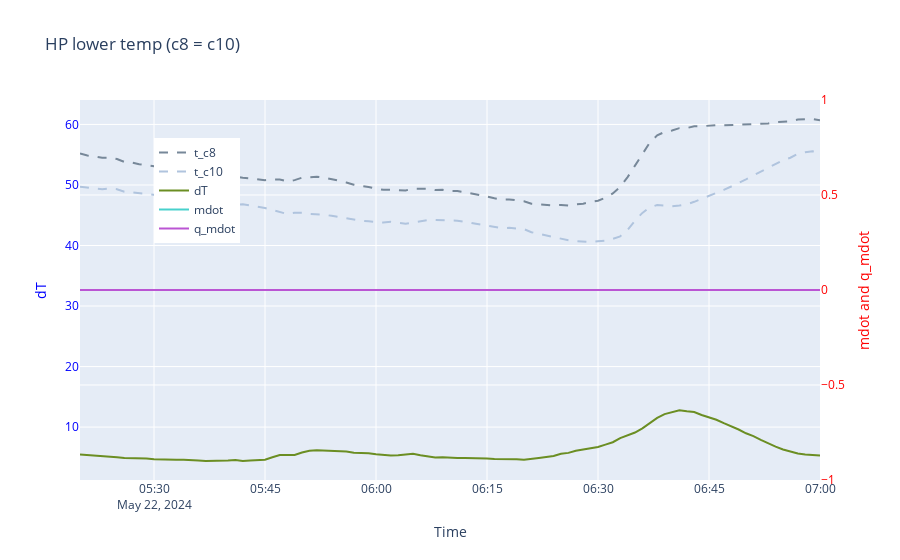

Source (notebook cell):
### Code cell
####### Energie im Tank HP normal

###  GROUP 4: HP -> energy form normal temperature of heat pump flows into c8 and returns as c10 

#    c8 = c10
gr_810_list = [c8_df[1], c10_df[1]]

gr_810 = pd.concat((df.iloc[::freq5][:num_steps+1] for df in gr_810_list), axis = 1)
gr_810["dmdot"] = gr_810["mdot_c8"] - gr_810["mdot_c10"]
gr_810["dT"] = gr_810["t_c8"] - gr_810["t_c10"]
gr_810["mdot"] = gr_810["mdot_c8"]
gr_810["q_mdot"] = gr_810["dT"] * gr_810["mdot"] *cp

# Creating the plot
fig = go.Figure()

# Adding dT line
fig.add_trace(go.Scatter(
    x=gr_810.index,
    y=gr_810["t_c8"],
    name="t_c8",
    yaxis="y1",
    line=dict(color="lightslategray", dash='dash')
))

fig.add_trace(go.Scatter(
    x=gr_810.index,
    y=gr_810["t_c10"],
    name="t_c10",
    yaxis="y1",
    line=dict(color="lightsteelblue", dash='dash')
))

fig.add_trace(go.Scatter(
    x=gr_810.index,
    y=gr_810["dT"],
    name="dT",
    yaxis="y1",
    line=dict(color="olivedrab")
))

# Adding mdot line
fig.add_trace(go.Scatter(
    x=gr_810.index,
    y=gr_810["mdot"],
    name="mdot",
    yaxis="y2",
    line=dict(color="mediumturquoise")
))

# Adding q_mdot line
fig.add_trace(go.Scatter(
    x=gr_810.index,
    y=gr_810["q_mdot"],
    name="q_mdot",
    yaxis="y2",  # Using the same y-axis as mdot for demonstration
    line=dict(color="mediumorchid")
))

# Updating layout for the dual y-axis
fig.update_layout(
    title="HP lower temp (c8 = c10)",
    xaxis_title="Time",
    yaxis=dict(
        title="dT",
        titlefont=dict(color="blue"),
        tickfont=dict(color="blue"),
        anchor="x",
        side="left"
    ),
    yaxis2=dict(
        title="mdot and q_mdot",
        titlefont=dict(color="red"),
        tickfont=dict(color="red"),
        overlaying="y",
        anchor="x",
        side="right"
    ),
    legend=dict(x=0.1, y=0.9)
)

# Show the plot
fig.show()
